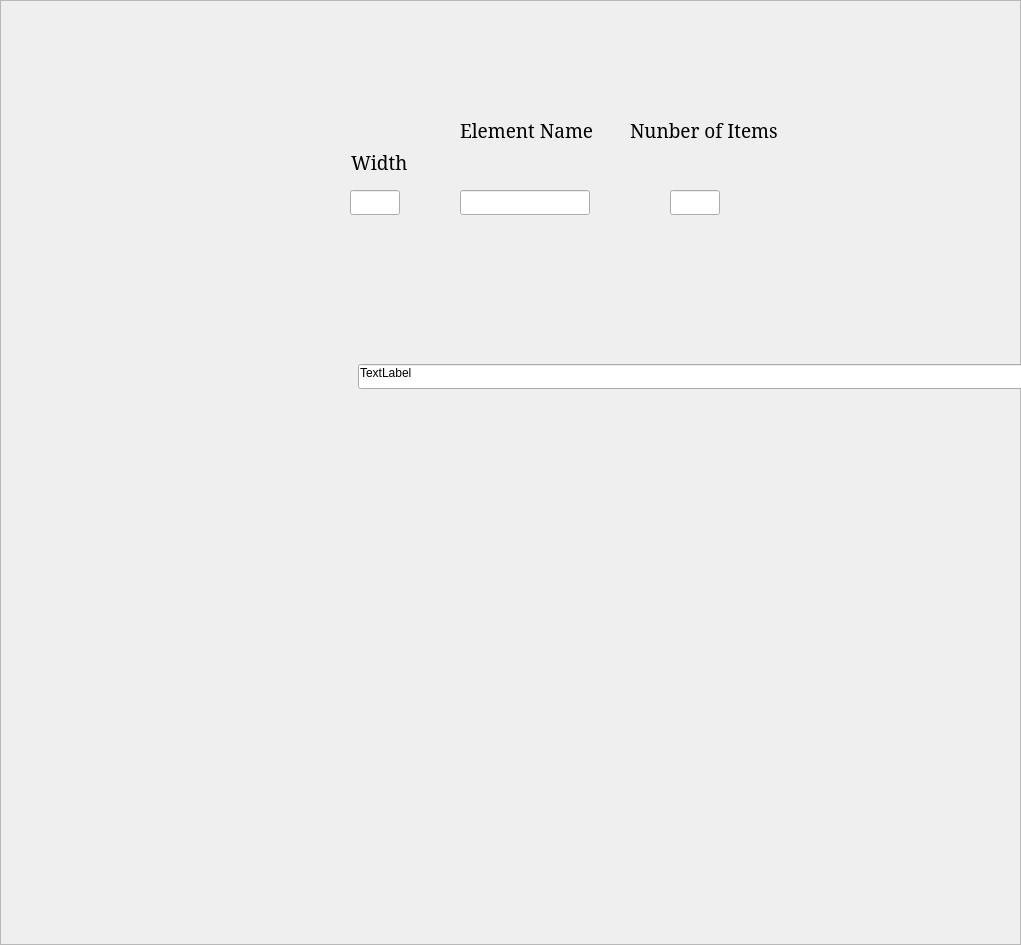
         <widget class="QFrame" name="frame_3">
          <property name="geometry">
           <rect>
            <x>1080</x>
            <y>-90</y>
            <width>1021</width>
            <height>945</height>
           </rect>
          </property>
          <property name="frameShape">
           <enum>QFrame::StyledPanel</enum>
          </property>
          <property name="frameShadow">
           <enum>QFrame::Raised</enum>
          </property>
          <widget class="QLabel" name="lblwidth_4">
           <property name="geometry">
            <rect>
             <x>351</x>
             <y>150</y>
             <width>66</width>
             <height>25</height>
            </rect>
           </property>
           <property name="font">
            <font>
             <family>Garamond</family>
             <pointsize>14</pointsize>
            </font>
           </property>
           <property name="text">
            <string>Width</string>
           </property>
          </widget>
          <widget class="QLabel" name="lblelementnane_3">
           <property name="geometry">
            <rect>
             <x>460</x>
             <y>120</y>
             <width>140</width>
             <height>20</height>
            </rect>
           </property>
           <property name="font">
            <font>
             <family>Garamond</family>
             <pointsize>14</pointsize>
            </font>
           </property>
           <property name="text">
            <string>Element Name</string>
           </property>
          </widget>
          <widget class="QLabel" name="lblniumberofitems_3">
           <property name="geometry">
            <rect>
             <x>630</x>
             <y>120</y>
             <width>166</width>
             <height>20</height>
            </rect>
           </property>
           <property name="font">
            <font>
             <family>Garamond</family>
             <pointsize>14</pointsize>
            </font>
           </property>
           <property name="text">
            <string>Nunber of Items</string>
           </property>
          </widget>
          <widget class="QLineEdit" name="leheight_3">
           <property name="geometry">
            <rect>
             <x>-560</x>
             <y>230</y>
             <width>50</width>
             <height>25</height>
            </rect>
           </property>
          </widget>
          <widget class="QLineEdit" name="lewidth_3">
           <property name="geometry">
            <rect>
             <x>350</x>
             <y>190</y>
             <width>50</width>
             <height>25</height>
            </rect>
           </property>
          </widget>
          <widget class="QLineEdit" name="leeementname_3">
           <property name="geometry">
            <rect>
             <x>460</x>
             <y>190</y>
             <width>130</width>
             <height>25</height>
            </rect>
           </property>
          </widget>
          <widget class="QLineEdit" name="lenunberofitems_3">
           <property name="geometry">
            <rect>
             <x>670</x>
             <y>190</y>
             <width>50</width>
             <height>25</height>
            </rect>
           </property>
          </widget>
          <widget class="QLineEdit" name="leitem_3">
           <property name="geometry">
            <rect>
             <x>358</x>
             <y>364</y>
             <width>766</width>
             <height>25</height>
            </rect>
           </property>
          </widget>
          <widget class="QLabel" name="lblitem_3">
           <property name="geometry">
            <rect>
             <x>360</x>
             <y>360</y>
             <width>773</width>
             <height>25</height>
            </rect>
           </property>
           <property name="text">
            <string>TextLabel</string>
           </property>
          </widget>
          <widget class="QPushButton" name="btmedit_3">
           <property name="geometry">
            <rect>
             <x>1133</x>
             <y>360</y>
             <width>60</width>
             <height>26</height>
            </rect>
           </property>
           <property name="font">
            <font>
             <family>Garamond</family>
             <pointsize>14</pointsize>
            </font>
           </property>
           <property name="text">
            <string>Edit</string>
           </property>
          </widget>
          <widget class="QPushButton" name="btmadd_3">
           <property name="geometry">
            <rect>
             <x>1204</x>
             <y>363</y>
             <width>71</width>
             <height>26</height>
            </rect>
           </property>
           <property name="font">
            <font>
             <family>Garamond</family>
             <pointsize>14</pointsize>
            </font>
           </property>
           <property name="text">
            <string>+Add</string>
           </property>
          </widget>
          <widget class="QPushButton" name="btmdelete_3">
           <property name="geometry">
            <rect>
             <x>1285</x>
             <y>363</y>
             <width>80</width>
             <height>26</height>
            </rect>
           </property>
           <property name="font">
            <font>
             <family>Garamond</family>
             <pointsize>14</pointsize>
            </font>
           </property>
           <property name="text">
            <string>Delete</string>
           </property>
          </widget>
         </widget>
